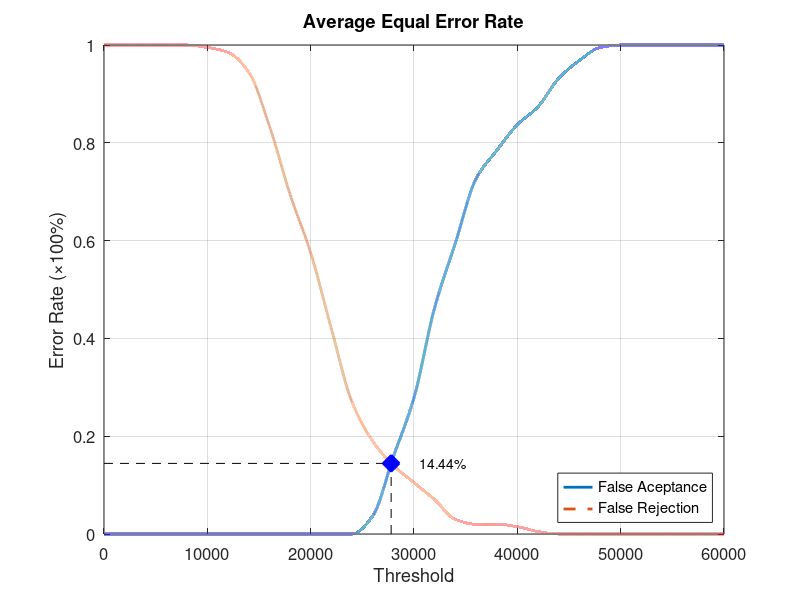
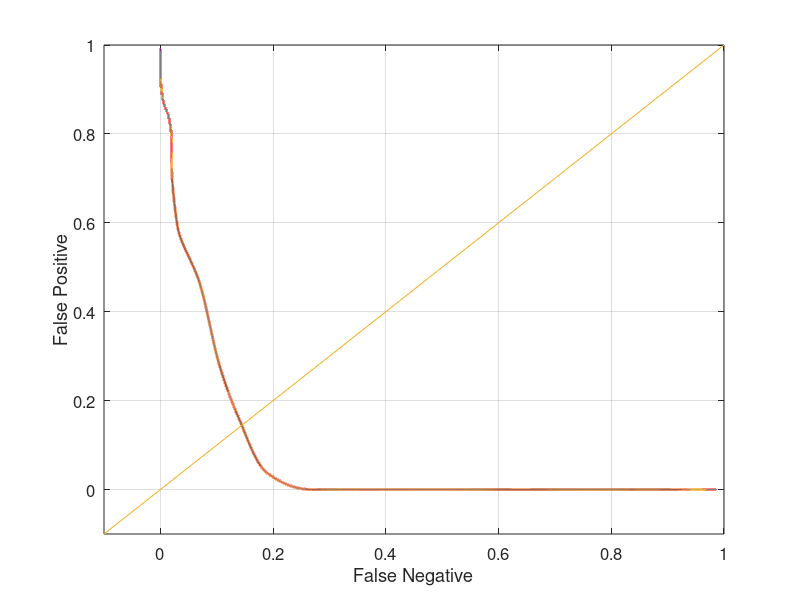

Write the MATLAB code that produced these figures, in order.
function yEER = Database2_4
close all;
clear;
clc;
x = 0:2000:60000;
xq = 0:0.5:60000;

y0 = [0 0 0 0 0 0 0 0 0 0 0 0 0 0.0368421 0.157895 0.278947 0.463158 0.594737 0.726316 0.784211 0.836842 0.873684 0.931579 0.968421 0.994737 1 1 1 1 1 1];
yy0 = interp1(x, y0, xq, 'pchip');
y1 = [1 1 1 1 1 0.995 0.985 0.945 0.835 0.695 0.575 0.42 0.27 0.19 0.14 0.105 0.07 0.03 0.02 0.02 0.015 0.005 0 0 0 0 0 0 0 0 0];
yy1 = interp1(x, y1, xq, 'pchip');

% Calculating EER: 
y2 = abs(y0 - y1);
find(y2 == min(y2))
yy2 = abs(yy0 - yy1);
xEER = find(yy2 == min(yy2));
xEERIndex = xq(xEER) % X-axis EER
yEER = yy0(xEER) % Y-axis EER

main = figure
plot(xq, yy0,'-','LineWidth', 2);	hold on
plot(xq, yy1,'--','LineWidth', 2);	hold on
plot([xEERIndex xEERIndex], [0 yEER], 'k--');	hold on
plot([0 xEERIndex], [yEER yEER], 'k--');	hold on
plot(xEERIndex, yEER, 'bx', 'LineWidth', 10);	hold on
text(xEERIndex + 10 * xEERIndex / 100, yEER, [num2str(round((10000 * yEER)) / 100) '%'])
legend('False Aceptance', 'False Rejection', 'Location', 'SouthEast')
xlabel('Threshold')
ylabel('Error Rate (\times100%)')
title('Average Equal Error Rate')
set(gca, 'FontSize', 12)
axis([0 60000 0 1])
grid on

print(main, 'Database2_4Main', '-dpng');
FNRxFPR = figure('Color', [1 1 1]);
plot(yy1, yy0, '-', yy1, yy0, 'LineWidth', 2);
hold on
y = -0.1:0.1:1
plot(y, y); 
set(gca, 'FontSize', 12)
xlabel('False Negative')
ylabel('False Positive')
axis([-0.1 1 -0.1 1])
set(gca, 'FontSize', 12)
grid on

print(FNRxFPR, 'Database2_4FNRxFPR','-dpng');
end
